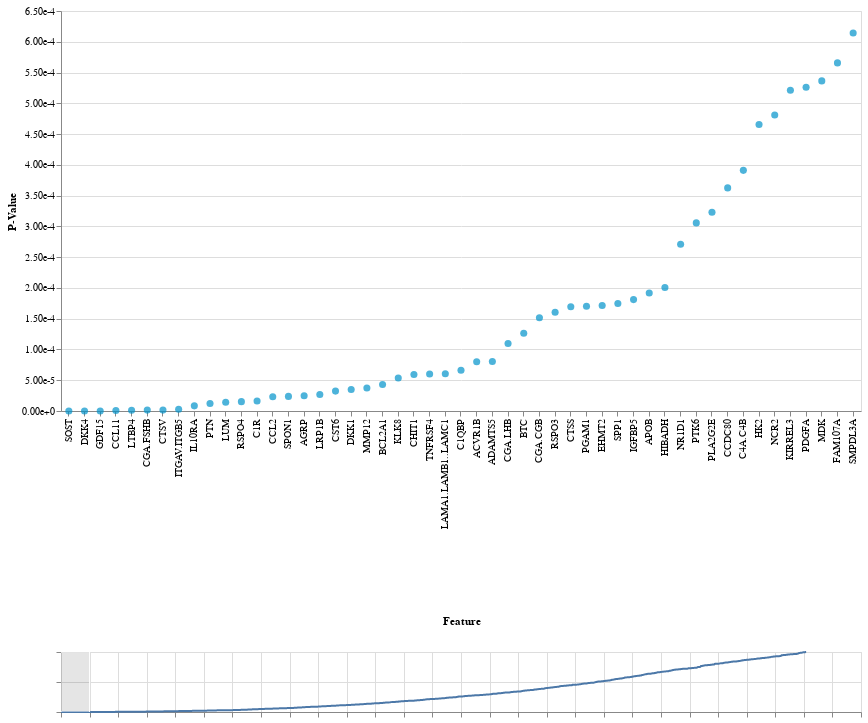

The notebook cell saved with this chart:
### Code cell
group_bind = alt.binding_select(options=list(set(df["group"])))
groups = alt.selection(
    type='single',
    fields=["group"],
    bind=group_bind,
    name="Groups",
    init = {
        'group': "group 0 vs group 1"
    }
)

brush = alt.selection(
    type='interval', 
    encodings=['x'],
    init={
        'x': [0, 50]
    }
)
nearest = alt.selection(
    type='single', 
    nearest=True, 
    on='mouseover',
    encodings=['x'],
    empty='none'
)

base = alt.Chart(df).mark_circle(
    size = 50
).properties(
    width=800,
    height=400
).transform_filter(
    groups
)

upperBase = base.encode(
    x = alt.X(
        'feature', 
        axis=alt.Axis(
            labelAngle=-90, 
            labels=True, 
            title="Feature", 
            minExtent = 200
        ),
        sort=alt.SortField(field='pvalue')
    ),
).transform_filter(
    brush
)

upper = upperBase.encode(
    y = alt.Y(
        'pvalue', 
        axis=alt.Axis(
            title="P-Value", 
            format='.2e'
        )
    ),
    color = alt.condition(
        nearest, 
        alt.value("red"), 
        alt.value("#0193ca")
    )
).add_selection(
    nearest
)

rules = upperBase.mark_rule(color='red').transform_filter(
    nearest
)

text = upperBase.mark_text(align='right', dx=-8, dy=-15).encode(
    y='pvalue',
    text=alt.condition(nearest, 'pvalue', alt.value(''), format='.2e')
)

lower = base.mark_line().encode(
    x = alt.X('order_in_group', axis=alt.Axis(labels=False, title="")),
    y = alt.Y('pvalue', axis=alt.Axis(labels=False, title=""))
).properties(
    height=60
).transform_filter(
    groups
).add_selection(
    groups,
    brush
)


upper + rules + text & lower

### Figure 1 — Vega-Lite specification as saved in the notebook (floating-point values rounded to 4 significant figures; data arrays with more than 128 entries replaced by an {"elided": "..."} marker saying what was removed)
{"config": {"view": {"continuousWidth": 400, "continuousHeight": 300}}, "vconcat": [{"layer": [{"mark": {"type": "circle", "size": 50}, "encoding": {"color": {"condition": {"value": "red", "selection": "selector004"}, "value": "#0193ca"}, "x": {"type": "nominal", "axis": {"labelAngle": -90, "labels": true, "minExtent": 200, "title": "Feature"}, "field": "feature", "sort": {"field": "pvalue"}}, "y": {"type": "quantitative", "axis": {"format": ".2e", "title": "P-Value"}, "field": "pvalue"}}, "height": 400, "selection": {"selector004": {"type": "single", "nearest": true, "on": "mouseover", "encodings": ["x"], "empty": "none"}}, "transform": [{"filter": {"selection": "Groups"}}, {"filter": {"selection": "selector003"}}], "width": 800}, {"mark": {"type": "rule", "color": "red"}, "encoding": {"x": {"type": "nominal", "axis": {"labelAngle": -90, "labels": true, "minExtent": 200, "title": "Feature"}, "field": "feature", "sort": {"field": "pvalue"}}}, "height": 400, "transform": [{"filter": {"selection": "Groups"}}, {"filter": {"selection": "selector003"}}, {"filter": {"selection": "selector004"}}], "width": 800}, {"mark": {"type": "text", "align": "right", "dx": -8, "dy": -15}, "encoding": {"text": {"condition": {"type": "quantitative", "field": "pvalue", "format": ".2e", "selection": "selector004"}, "value": ""}, "x": {"type": "nominal", "axis": {"labelAngle": -90, "labels": true, "minExtent": 200, "title": "Feature"}, "field": "feature", "sort": {"field": "pvalue"}}, "y": {"type": "quantitative", "field": "pvalue"}}, "height": 400, "transform": [{"filter": {"selection": "Groups"}}, {"filter": {"selection": "selector003"}}], "width": 800}]}, {"mark": "line", "encoding": {"x": {"type": "quantitative", "axis": {"labels": false, "title": ""}, "field": "order_in_group"}, "y": {"type": "quantitative", "axis": {"labels": false, "title": ""}, "field": "pvalue"}}, "height": 60, "selection": {"Groups": {"type": "single", "fields": ["group"], "bind": {"input": "select", "options": ["group 0 vs group 2", "group 0 vs group 3", "group 1 vs group 3", "group 2 vs group 3", "group 0 vs group 1", "group 1 vs group 2"]}, "init": {"group": "group 0 vs group 1"}}, "selector003": {"type": "interval", "encodings": ["x"], "init": {"x": [0, 50]}}}, "transform": [{"filter": {"selection": "Groups"}}, {"filter": {"selection": "Groups"}}], "width": 800}], "data": {"name": "data-6b9fd55c84bc5191e9e9cdf688904c18"}, "$schema": "https://vega.github.io/schema/vega-lite/v4.8.1.json", "datasets": {"data-6b9fd55c84bc5191e9e9cdf688904c18": {"elided": "7830 records"}}}
